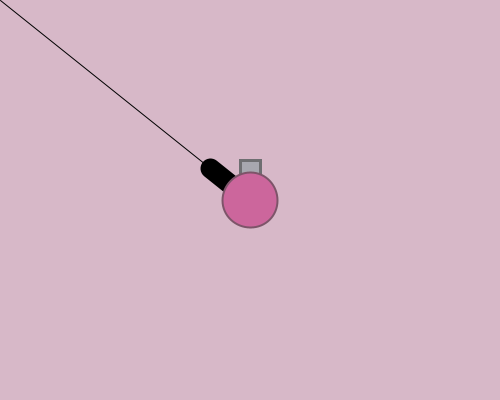
Frame 1 (no input)
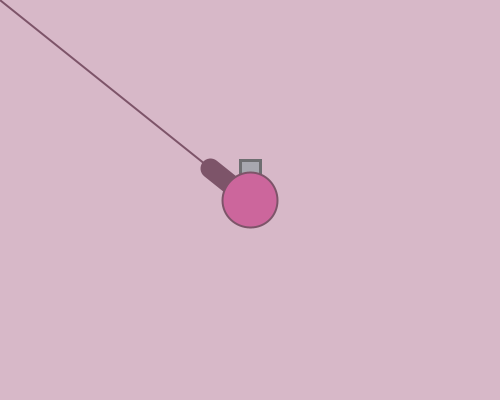
Frame 60 (the mouse pressed at the canvas centre just before this capture)
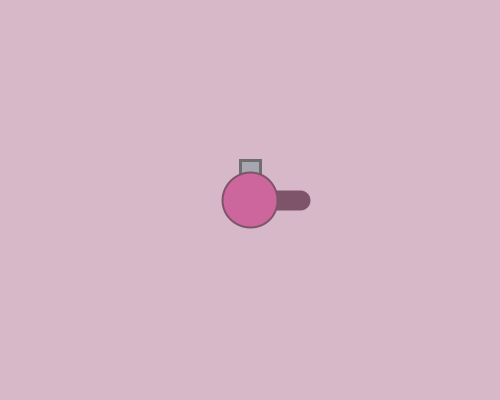
Frame 120 (the mouse held since frame 60 and released just before this capture)

The Processing sketch that drew these frames (run headless with seeded random() and noise(); from frame 60 on, the mouse is pressed at the canvas centre):

// Processing sketch: week07_2_arras02_atan_cos_sin
// ── week07_2_arras02_atan_cos_sin.pde
void setup() {
  size(500, 400);
}

int x = 250, y = 200;
void draw() {
  background(215, 184, 200);

  line(x, y, mouseX, mouseY);
  float dx = mouseX - x, dy = mouseY - y;
  float a = atan2(dy, dx); //a是角度
  strokeWeight(20); //很粗的一條線，長度是40
  line(x, y, x + cos(a)*50, y + sin(a)*50); //cos()算出x方向，sin()算出y方向

  fill(167, 167, 175);
  stroke(110, 110, 113);
  strokeWeight(3);
  rect(240, 160, 20, 20); //砲管位置及大小

  fill(204, 102, 156);
  stroke(125, 84, 105);
  strokeWeight(2);
  ellipse(x, y, 55, 55); //球體位置及大小
}
